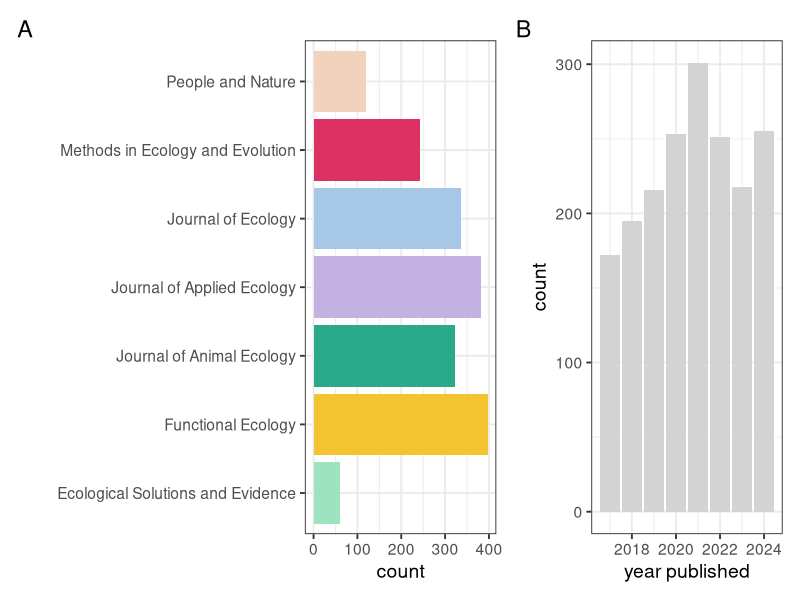
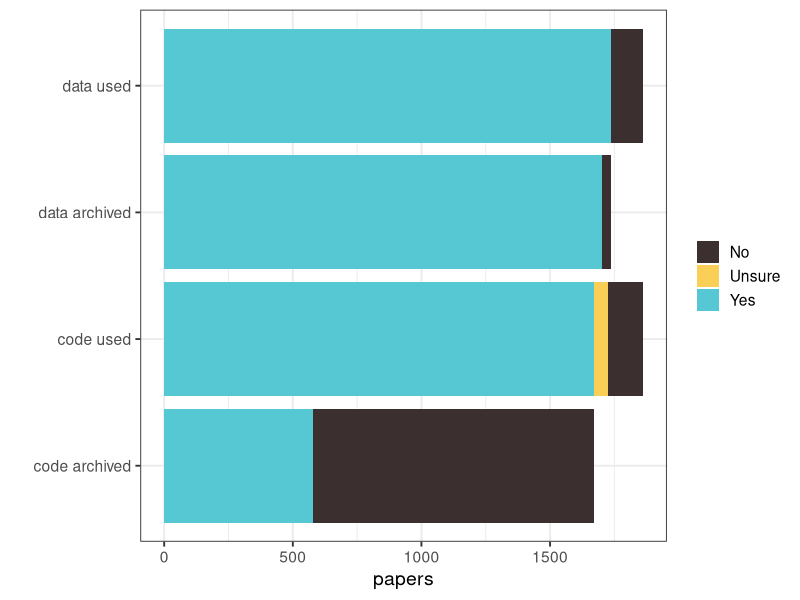
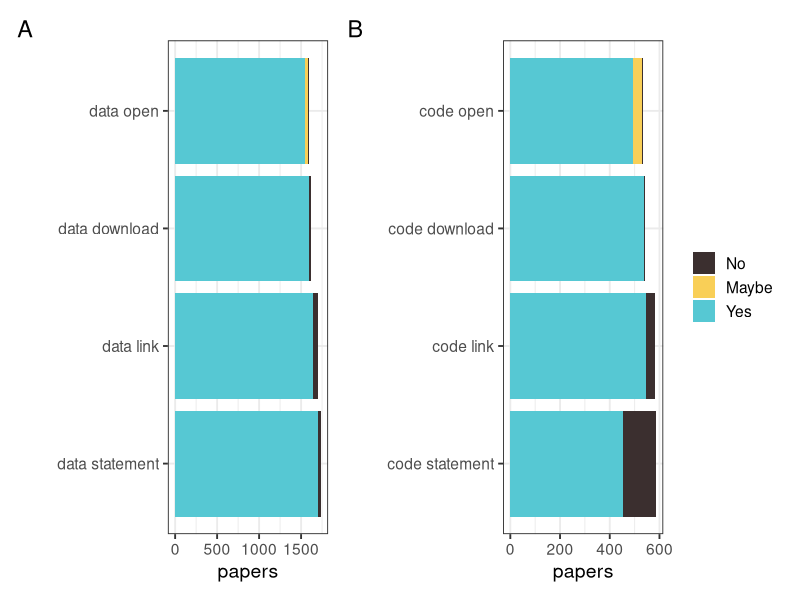
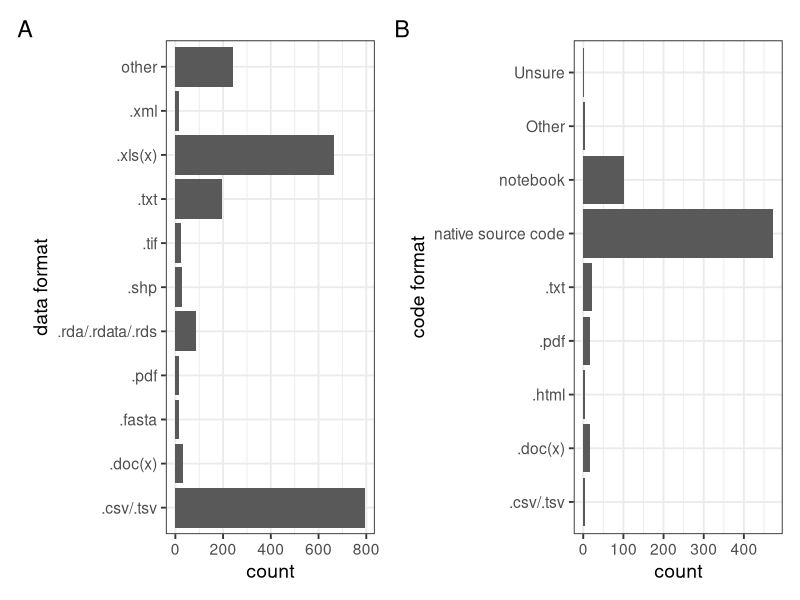
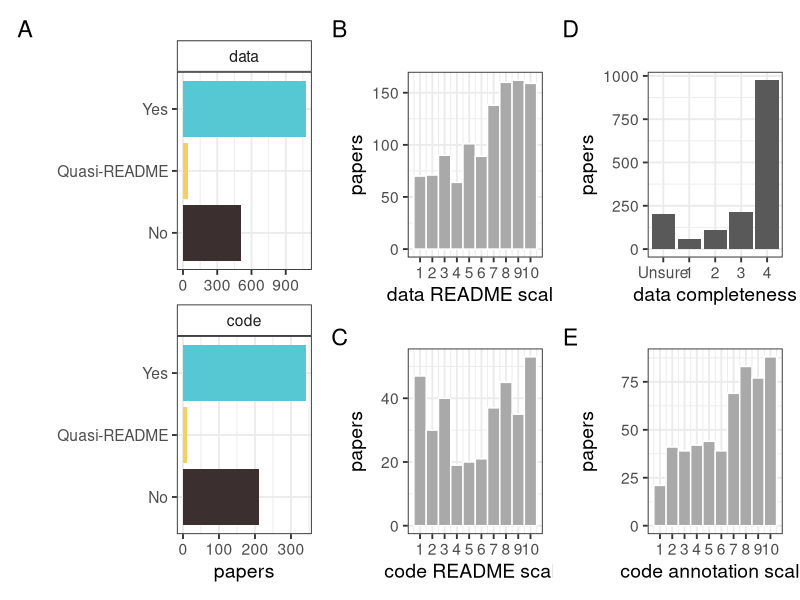
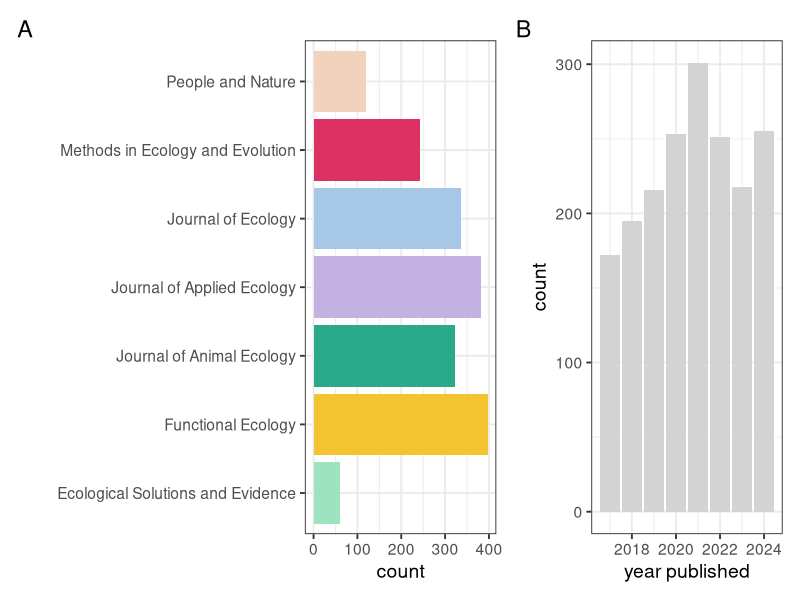

R code for these plots, in order:
# Making figures for the paper
# Dec 2025

# Load libraries
library(tidyverse)
library(patchwork)

# Build colour scheme for the journals
journal_cols <- c("#9FE2BF", # ESE
                  "#F4C430", # Functional Ecology
                  "#2AAA8A", # J Applied Ecology
                  "#C3B1E1", # J Animal Ecology
                  "#A7C7E7", # J Ecology
                  "#DE3163", # MEE
                  "#F2D2BD") # People and Nature

# Read in the data
papers <- read_csv("data/BES-data-code-hackathon-cleaned_2025-11-16.csv")

#------------------------------------------------------------------------------
# Summary figures
#------------------------------------------------------------------------------
# How many paper from each journal?
journal_summary <-
  papers %>%
  group_by(journal) %>%
  summarise(count = n())

journals <-
  ggplot(journal_summary, aes(x = journal, y = count, fill = journal)) +
  geom_col() +
  theme_bw(base_size = 14) +
  scale_fill_manual(values = journal_cols) +
  coord_flip() +
  theme(legend.position = "none") +
  xlab("")

# How many papers per year?
year_summary <-
  papers %>%
  group_by(year_published) %>%
  summarise(count = n())

years <-
  ggplot(year_summary, aes(x = year_published, y = count)) +
  geom_col(fill = "lightgrey") +
  theme_bw(base_size = 14) +
  xlab("year published")

# combine the two figures
journals + years + plot_annotation(tag_levels = "A")
ggsave(file = "figures/summary-journal-year.jpg", width = 8)
#--------------------------------------------------------------------------------
# 1. Does the paper use code/data, and is it archived?
# Very small numbers for data not archived is data that is embargoed
# or available on request
#--------------------------------------------------------------------------------
# Make a dataframe for plotting
data_code_by_journal <- 
  papers %>% 
  # select just required variables
  select(journal, data_used, data_availability, code_used, code_archived) %>%
  # reshape the data so that we can plot all four variables together
  pivot_longer(data_used:code_archived, names_to = "var") %>%
  # reorder the factors so the order is correct in the plot
  mutate(var = factor(var, levels = c("data_used", "data_availability", "code_used", "code_archived"))) %>%
  # change the names so they look better on the plots
  mutate(var = case_when(var == "data_used" ~ "data used",
                         var == "data_availability" ~ "data archived",
                         var == "code_used" ~ "code used",
                         var == "code_archived" ~ "code archived")) %>%
  # Recode the available on request as No since there are so few of these
  mutate(value = case_when(value == "No, but they are available on request" ~ "No",
                           TRUE ~ as.character(value))) %>%
  # Get the totals for each variable to plot grouped by journal
  group_by(journal, var, value) %>%
  summarise(papers = n()) %>%
  # Exclude NAs
  na.omit() 

# Plot
ggplot(data_code_by_journal, aes(x = var, y = papers, fill = value)) + 
  geom_bar(position = "stack", stat = "identity") + 
  coord_flip() +
  scale_fill_manual(values = c("#3b2f2f", "#f9cf57", "#56c8d3")) +
  theme_bw(base_size = 14) +
  # Remove legend title
  theme(legend.title = element_blank()) +
  xlab("")

#--------------------------------------------------------------------------------
# 2. Are data/code findable and accessible?
# A. DATA
#--------------------------------------------------------------------------------
# Make a dataframe for plotting
data_FA <- 
  papers %>%
  select(journal, 
         data_availability, data_link, data_download, data_open) %>%
  # reshape the data so that we can plot all fur variables together
  pivot_longer(data_availability:data_open, names_to = "var") %>%
  # change the names
  mutate(var = case_when(var == "data_availability" ~ "data statement",
                         var == "data_link" ~ "data link",
                         var == "data_download" ~ "data download",
                         var == "data_open" ~ "data open")) %>%
  # reorder the factors so the order is correct in the plot
  mutate(var = factor(var, levels = c("data statement", "data link", 
                                      "data download", "data open"))) %>%
  # Recode the available on request and embargoed data as No since there are so few of these
  # And shorten the other options to Maybe
  mutate(value = case_when(value == "No, but they are available on request" ~ "No",
                           value == "No, because the data are embargoed" ~ "No",
                           value == "Needs specific software or too large" ~ "Maybe",
                           value == "Yes, but not all files" ~ "Yes",
                           value == "Yes, but not all data" ~ "Yes",
                           TRUE ~ as.character(value))) %>%
  mutate(value = factor(value, levels = c("No", "Maybe", "Yes"))) %>%
  # Get the totals for each variable to plot
  group_by(journal, var, value) %>%
  summarise(papers = n()) %>%
  # Exclude NAs
  na.omit() 

dataFAplot <-
  ggplot(data_FA, aes(x = var, y = papers, fill = value)) + 
  geom_bar(position = "stack", stat = "identity") +
  coord_flip() +
  scale_fill_manual(values = c("#3b2f2f", "#f9cf57", "#56c8d3")) +
  theme_bw(base_size = 14) +
  # Remove legend
  theme(legend.position = "none") +
  xlab("") 

#--------------------------------------------------------------------------------
# 2. Are data/code findable and accessible?
# B. CODE
#--------------------------------------------------------------------------------
code_FA <- 
  papers %>%
  select(journal, 
         code_archived, code_availability, code_link, code_download, code_open) %>%
  # reshape the data so that we can plot all fur variables together
  pivot_longer(code_availability:code_open, names_to = "var") %>%
  # change the names
  mutate(var = case_when(var == "code_availability" ~ "code statement",
                         var == "code_link" ~ "code link",
                         var == "code_download" ~ "code download",
                         var == "code_open" ~ "code open")) %>%
  # reorder the factors so the order is correct in the plot
  mutate(var = factor(var, levels = c("code statement", 
                                      "code link", "code download", "code open"))) %>%
  # Recode the available on request and embargoed data as No since there are so few of these
  # And shorten the other options to Maybe
  mutate(value = case_when(value == "No, but they are available on request" ~ "No",
                           value == "No, because the data are embargoed" ~ "No",
                           value == "Maybe if I had the right software" ~ "Maybe",
                           value == "Yes, but not all files" ~ "Yes",
                           TRUE ~ as.character(value))) %>%
  mutate(value = factor(value, levels = c("No", "Maybe", "Yes"))) %>%
  # Get the totals for each variable to plot
  group_by(journal, var, value) %>%
  summarise(papers = n()) %>%
  # Exclude NAs
  na.omit() 

# Plot
codeFAplot <-
  ggplot(code_FA, aes(x = var, y = papers, fill = value)) + 
  geom_bar(position = "stack", stat = "identity") +
  coord_flip() +
  scale_fill_manual(values = c("#3b2f2f", "#f9cf57", "#56c8d3")) +
  theme_bw(base_size = 14) +
  # Remove legend title
  theme(legend.title = element_blank()) +
  xlab("")

# Combine the two
dataFAplot + codeFAplot + plot_annotation(tag_levels = 'A')

#--------------------------------------------------------------------------------
# 3. Are data/code interoperable?
# A. What format are they saved in? 
#--------------------------------------------------------------------------------  
# Data format
# First work out how many entries are not in the top ten 
# these should be added to the plot as "other"
topten <-
  papers %>% 
  filter(data_used == "Yes") %>% 
  select(data_format) %>%
  separate_longer_delim(cols = data_format, delim = ";") %>%
  na.omit() %>%
  group_by(data_format) %>%
  summarise(count = n()) %>% 
  arrange(-count) %>% 
  slice(1:10) %>%
  summarise(sum(count))

total <-
  papers %>% 
  filter(data_used == "Yes") %>% 
  select(data_format) %>%
  separate_longer_delim(cols = data_format, delim = ";") %>%
  na.omit() %>%
  group_by(data_format) %>%
  summarise(count = n()) %>% 
  arrange(-count) %>% 
  summarise(sum(count))

# How many are "other"
other_count <- as.numeric(total-topten)

# Create summary dataset for data format
# Select just the top 10 or it gets very large
summary_data_format <- 
  papers %>% 
  filter(data_used == "Yes") %>% 
  select(data_format) %>%
  separate_longer_delim(cols = data_format, delim = ";") %>%
  na.omit() %>%
  # Combine RDS and Rdata
  mutate(data_format = case_when(data_format == ".RDS" | data_format == ".Rdata" 
                                 ~ ".rda/.rdata/.rds",
                                 TRUE ~ as.character(data_format))) %>%
  group_by(data_format) %>%
  summarise(count = n()) %>% 
  # arrange in reverse order
  arrange(-count) %>%
  # select just top ten
  slice(1:10) %>%
  # add "other" option
  rbind(data.frame(data_format = "other", count = other_count))

# Plot
data_format_plot <-
  ggplot(summary_data_format, aes(x = data_format, y = count)) + 
  geom_col() +
  theme_bw(base_size = 14) +
  coord_flip() +
  # Remove legend title
  theme(legend.title = element_blank()) +
  xlab("data format")
#--------------------------------------------------------------------------------
# Code format
# Create summary dataset for code format
summary_code_format <- 
  papers %>% 
  filter(code_used == "Yes") %>% 
  select(code_format) %>%
  separate_longer_delim(cols = code_format, delim = ";") %>%
  na.omit() %>%
  group_by(code_format) %>%
  summarise(count = n()) %>% 
  arrange(-count)

# Plot
code_format_plot <-
  ggplot(summary_code_format, aes(x = code_format, y = count)) + 
  geom_col() +
  theme_bw(base_size = 14) +
  coord_flip() +
  # Remove legend title
  theme(legend.title = element_blank()) +
  xlab("code format")

#---------------------------------------------
# Combine two plots for data and code into one
(data_format_plot + code_format_plot) + plot_annotation(tag_levels = "A")

#-------------------------------------------------------------------------------
# 3. Are data/code interoperable? 
# B. What programming language is code written in?
# Create summary dataset for code language
#-------------------------------------------------------------------------------
summary_code_language <- 
  papers %>% 
  filter(code_used == "Yes") %>% 
  select(code_language) %>%
  separate_longer_delim(cols = code_language, delim = ";") %>%
  na.omit() %>%
  group_by(code_language) %>%
  summarise(count = n()) %>% 
  arrange(-count)

# Plot
code_language_plot <-
  ggplot(summary_code_language, aes(x = code_language, y = count)) + 
  geom_col() +
  coord_flip() +
  theme_bw(base_size = 14) +
  # Remove legend title
  theme(legend.title = element_blank()) +
  xlab("code language")

#--------------------------------------------------------------------------------
# 4. Where are data/code archived?
#-------------------------------------------------------------------------------
# Create summary dataset for data archive
summary_data_archive <- 
  papers %>% 
  filter(data_used == "Yes") %>% 
  select(data_archive) %>%
  separate_longer_delim(cols = data_archive, delim = ";") %>%
  na.omit() %>%
  group_by(data_archive) %>%
  summarise(count = n()) %>% 
  arrange(-count) %>%
  # Add a column to id this as for data
  mutate(type = rep("data", n()))  %>%
  # rename column so the two datasets match
  rename(archive = data_archive)

# Create summary dataset for code archive
summary_code_archive <- 
  papers %>% 
  filter(code_used == "Yes") %>% 
  select(code_archive) %>%
  separate_longer_delim(cols = code_archive, delim = ";") %>%
  na.omit() %>%
  group_by(code_archive) %>%
  summarise(count = n()) %>% 
  arrange(-count) %>%
  # Add a column to id this as for code
  mutate(type = rep("code", n())) %>%
  # rename column so the two datasets match
  rename(archive = code_archive)

# Stick the two summary datasets together
summary_all_archive <-
  rbind(summary_data_archive, summary_code_archive) %>%
  # change levels so plot is in correct order (data first)
  mutate(type = factor(type, levels = c("data", "code")))

# Get totals
summary_all_archive %>% group_by(type) %>% summarise(sum(count))

# Plot
archive_plot <-
  ggplot(summary_all_archive, aes(x = archive, y = count)) + 
  geom_col() +
  coord_flip() +
  theme_bw(base_size = 14) +
  # Remove legend title
  theme(legend.title = element_blank()) +
  xlab("") +
  facet_wrap(~type, scales = "free_x") +
  theme(strip.background = element_rect(fill = "white"))

#--------------------------------------------------------------------------------
# 5. Are data/code reusable?
# README + completeness + annotation
#-------------------------------------------------------------------------------
# A. README
#-----------------
# Make a dataframes for plotting
# data
data_readme <- 
  papers %>%
  filter(data_availability == "Yes") %>% 
  select(data_README) %>%
  filter(data_README != "Unsure") %>%
  group_by(data_README) %>%
  summarise(papers = n()) %>%
  # Exclude NAs
  na.omit() %>%
  # Add a column to id this as for data
  mutate(type = rep("data", n())) %>%
  # rename column so the two datasets match
  rename(README = data_README)

# code
code_readme <- 
  papers %>%
  filter(code_archived == "Yes") %>% 
  select(code_README) %>%
  group_by(code_README) %>%
  summarise(papers = n()) %>%
  # Exclude NAs
  na.omit() %>%
  # Add a column to id this as for code
  mutate(type = rep("code", n())) %>%
  # rename column so the two datasets match
  rename(README = code_README)

# combine the two
all_readme <-
  rbind(code_readme, data_readme) %>%
  # change levels so plot is in correct order (data first)
  mutate(type = factor(type, levels = c("data", "code")))

# Get totals
all_readme %>% group_by(type) %>% summarise(sum(papers))

# Plot
readme_plot <-
  ggplot(all_readme, aes(x = README, y = papers, fill = README)) + 
  geom_col() +
  coord_flip() +
  theme_bw(base_size = 14) +
  # Remove legend title
  theme(legend.title = element_blank()) +
  xlab("") +
  facet_wrap(~type, scales = "free_x", ncol = 1) +
  theme(strip.background = element_rect(fill = "white")) +
  scale_fill_manual(values = c("#3b2f2f", "#f9cf57", "#56c8d3")) +
  # Remove legend
  theme(legend.position = "none")

#-----------------
# B. README scales
#-----------------
# data plot
scale_data_plot <- 
  ggplot(papers, aes(x = data_README_scale)) +
  geom_histogram(bins = 10, colour = "white", fill = "darkgrey") +
  theme_bw(base_size = 14) +
  xlab("data README scale") +
  scale_x_continuous(breaks = c(1:10)) +
  ylab("papers")

# code plot
scale_code_plot <- 
  ggplot(papers, aes(x = code_README_scale)) +
  geom_histogram(bins = 10, colour = "white", fill = "darkgrey") +
  theme_bw(base_size = 14) +
  xlab("code README scale") +
  scale_x_continuous(breaks = c(1:10)) +
  ylab("papers")

#---------------------
# C. Data completeness
#---------------------
# Make dataframe for plot
data_complete <- 
  papers %>%
  filter(data_availability == "Yes") %>% 
  select(data_completeness) %>%
  group_by(data_completeness) %>%
  summarise(papers = n()) %>%
  # Fix level of factor
  mutate(data_completeness = factor(data_completeness, 
                                    levels = c("Unsure", "Low", "Fair", "High", "Complete"))) %>%
  # Exclude NAs
  na.omit() %>%
  # fix levels
  mutate()

# Plot
complete_data_plot <- 
  ggplot(data_complete, aes(x = data_completeness, y = papers)) +
  geom_col() +
  theme_bw(base_size = 14) +
  xlab("data completeness") +
  scale_x_discrete(labels = c("Unsure" = "Unsure", "Low" = "1",
                              "Fair" = "2", "High" = "3",
                              "Complete" = "4"))
#-------------------
# D. Code annotation
#-------------------
# Plot
annotate_code_plot <- 
  ggplot(papers, aes(x = code_annotation_scale)) +
  geom_histogram(bins = 10, colour = "white", fill = "darkgrey") +
  theme_bw(base_size = 14) +
  xlab("code annotation scale") +
  scale_x_continuous(breaks = c(1:10)) +
  ylab("papers")

#-----------------
# Combine plots
readme_plot + scale_data_plot/scale_code_plot + complete_data_plot/annotate_code_plot + plot_annotation(tag_levels = "A")

#-----------------
# Get median scores
papers %>% summarise(median(data_README_scale, na.rm = TRUE))
papers %>% summarise(median(code_README_scale, na.rm = TRUE))
papers %>% summarise(median(code_annotation_scale, na.rm = TRUE))

